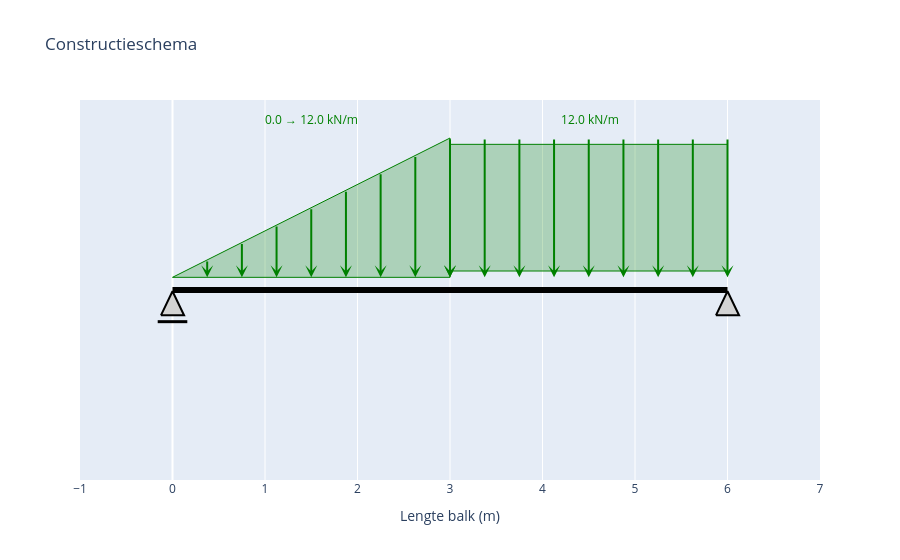

Here is the notebook cell this chart was saved with:
### Code cell
# --- toon de figuren ---
fig_schema = maak_constructieschema_plotly()
fig_schema.show()

### Figure 1 — Plotly figure (JSON) as saved in the notebook; plotly's stock layout.template omitted (floating-point values rounded to 4 significant figures)
{"data": [{"hoverinfo": "skip", "line": {"color": "black", "width": 6}, "mode": "lines", "type": "scatter", "x": [0, 6], "y": [0, 0]}, {"fill": "toself", "fillcolor": "lightgray", "hoverinfo": "skip", "line": {"color": "black", "width": 2}, "mode": "lines", "opacity": 1, "type": "scatter", "x": [-0.125, 0.125, 0, -0.125], "y": [-0.2, -0.2, -0.01, -0.2]}, {"hoverinfo": "skip", "line": {"color": "black", "width": 3}, "mode": "lines", "type": "scatter", "x": [-0.16, 0.16], "y": [-0.25, -0.25]}, {"fill": "toself", "fillcolor": "lightgray", "hoverinfo": "skip", "line": {"color": "black", "width": 2}, "mode": "lines", "opacity": 1, "type": "scatter", "x": [5.875, 6.125, 6, 5.875], "y": [-0.2, -0.2, -0.01, -0.2]}], "layout": {"annotations": [{"arrowcolor": "green", "arrowhead": 3, "arrowsize": 1, "arrowwidth": 2, "ax": 3, "axref": "x", "ay": 1.2, "ayref": "y", "showarrow": true, "text": "", "x": 3, "xref": "x", "y": 0.1, "yref": "y"}, {"arrowcolor": "green", "arrowhead": 3, "arrowsize": 1, "arrowwidth": 2, "ax": 3.375, "axref": "x", "ay": 1.2, "ayref": "y", "showarrow": true, "text": "", "x": 3.375, "xref": "x", "y": 0.1, "yref": "y"}, {"arrowcolor": "green", "arrowhead": 3, "arrowsize": 1, "arrowwidth": 2, "ax": 3.75, "axref": "x", "ay": 1.2, "ayref": "y", "showarrow": true, "text": "", "x": 3.75, "xref": "x", "y": 0.1, "yref": "y"}, {"arrowcolor": "green", "arrowhead": 3, "arrowsize": 1, "arrowwidth": 2, "ax": 4.125, "axref": "x", "ay": 1.2, "ayref": "y", "showarrow": true, "text": "", "x": 4.125, "xref": "x", "y": 0.1, "yref": "y"}, {"arrowcolor": "green", "arrowhead": 3, "arrowsize": 1, "arrowwidth": 2, "ax": 4.5, "axref": "x", "ay": 1.2, "ayref": "y", "showarrow": true, "text": "", "x": 4.5, "xref": "x", "y": 0.1, "yref": "y"}, {"arrowcolor": "green", "arrowhead": 3, "arrowsize": 1, "arrowwidth": 2, "ax": 4.875, "axref": "x", "ay": 1.2, "ayref": "y", "showarrow": true, "text": "", "x": 4.875, "xref": "x", "y": 0.1, "yref": "y"}, {"arrowcolor": "green", "arrowhead": 3, "arrowsize": 1, "arrowwidth": 2, "ax": 5.25, "axref": "x", "ay": 1.2, "ayref": "y", "showarrow": true, "text": "", "x": 5.25, "xref": "x", "y": 0.1, "yref": "y"}, {"arrowcolor": "green", "arrowhead": 3, "arrowsize": 1, "arrowwidth": 2, "ax": 5.625, "axref": "x", "ay": 1.2, "ayref": "y", "showarrow": true, "text": "", "x": 5.625, "xref": "x", "y": 0.1, "yref": "y"}, {"arrowcolor": "green", "arrowhead": 3, "arrowsize": 1, "arrowwidth": 2, "ax": 6, "axref": "x", "ay": 1.2, "ayref": "y", "showarrow": true, "text": "", "x": 6, "xref": "x", "y": 0.1, "yref": "y"}, {"font": {"color": "green"}, "showarrow": false, "text": " 12.0 kN/m", "x": 4.5, "y": 1.35}, {"arrowcolor": "green", "arrowhead": 3, "arrowsize": 1, "arrowwidth": 2, "ax": 0.375, "axref": "x", "ay": 0.2375, "ayref": "y", "showarrow": true, "text": "", "x": 0.375, "xref": "x", "y": 0.1, "yref": "y"}, {"arrowcolor": "green", "arrowhead": 3, "arrowsize": 1, "arrowwidth": 2, "ax": 0.75, "axref": "x", "ay": 0.375, "ayref": "y", "showarrow": true, "text": "", "x": 0.75, "xref": "x", "y": 0.1, "yref": "y"}, {"arrowcolor": "green", "arrowhead": 3, "arrowsize": 1, "arrowwidth": 2, "ax": 1.125, "axref": "x", "ay": 0.5125, "ayref": "y", "showarrow": true, "text": "", "x": 1.125, "xref": "x", "y": 0.1, "yref": "y"}, {"arrowcolor": "green", "arrowhead": 3, "arrowsize": 1, "arrowwidth": 2, "ax": 1.5, "axref": "x", "ay": 0.65, "ayref": "y", "showarrow": true, "text": "", "x": 1.5, "xref": "x", "y": 0.1, "yref": "y"}, {"arrowcolor": "green", "arrowhead": 3, "arrowsize": 1, "arrowwidth": 2, "ax": 1.875, "axref": "x", "ay": 0.7875, "ayref": "y", "showarrow": true, "text": "", "x": 1.875, "xref": "x", "y": 0.1, "yref": "y"}, {"arrowcolor": "green", "arrowhead": 3, "arrowsize": 1, "arrowwidth": 2, "ax": 2.25, "axref": "x", "ay": 0.925, "ayref": "y", "showarrow": true, "text": "", "x": 2.25, "xref": "x", "y": 0.1, "yref": "y"}, {"arrowcolor": "green", "arrowhead": 3, "arrowsize": 1, "arrowwidth": 2, "ax": 2.625, "axref": "x", "ay": 1.062, "ayref": "y", "showarrow": true, "text": "", "x": 2.625, "xref": "x", "y": 0.1, "yref": "y"}, {"arrowcolor": "green", "arrowhead": 3, "arrowsize": 1, "arrowwidth": 2, "ax": 3, "axref": "x", "ay": 1.2, "ayref": "y", "showarrow": true, "text": "", "x": 3, "xref": "x", "y": 0.1, "yref": "y"}, {"font": {"color": "green"}, "showarrow": false, "text": "0.0 → 12.0 kN/m", "x": 1.5, "y": 1.35}], "autosize": true, "shapes": [{"fillcolor": "rgba(0,128,0,0.25)", "line": {"color": "green", "width": 1}, "type": "rect", "x0": 3, "x1": 6, "y0": 0.15, "y1": 1.15}, {"fillcolor": "rgba(0,128,0,0.25)", "line": {"color": "green", "width": 1}, "path": "M 0.0,0.1 L 0.0,0.1 L 3.0,1.2000000000000002 L 3.0,0.1 Z", "type": "path"}], "showlegend": false, "title": {"text": "Constructieschema"}, "xaxis": {"autorange": false, "dtick": 1, "range": [-1, 7], "title": {"text": "Lengte balk (m)"}, "type": "linear"}, "yaxis": {"autorange": false, "range": [-1.5, 1.5], "showgrid": false, "showticklabels": false, "title": {}, "type": "linear", "zeroline": false}}}
